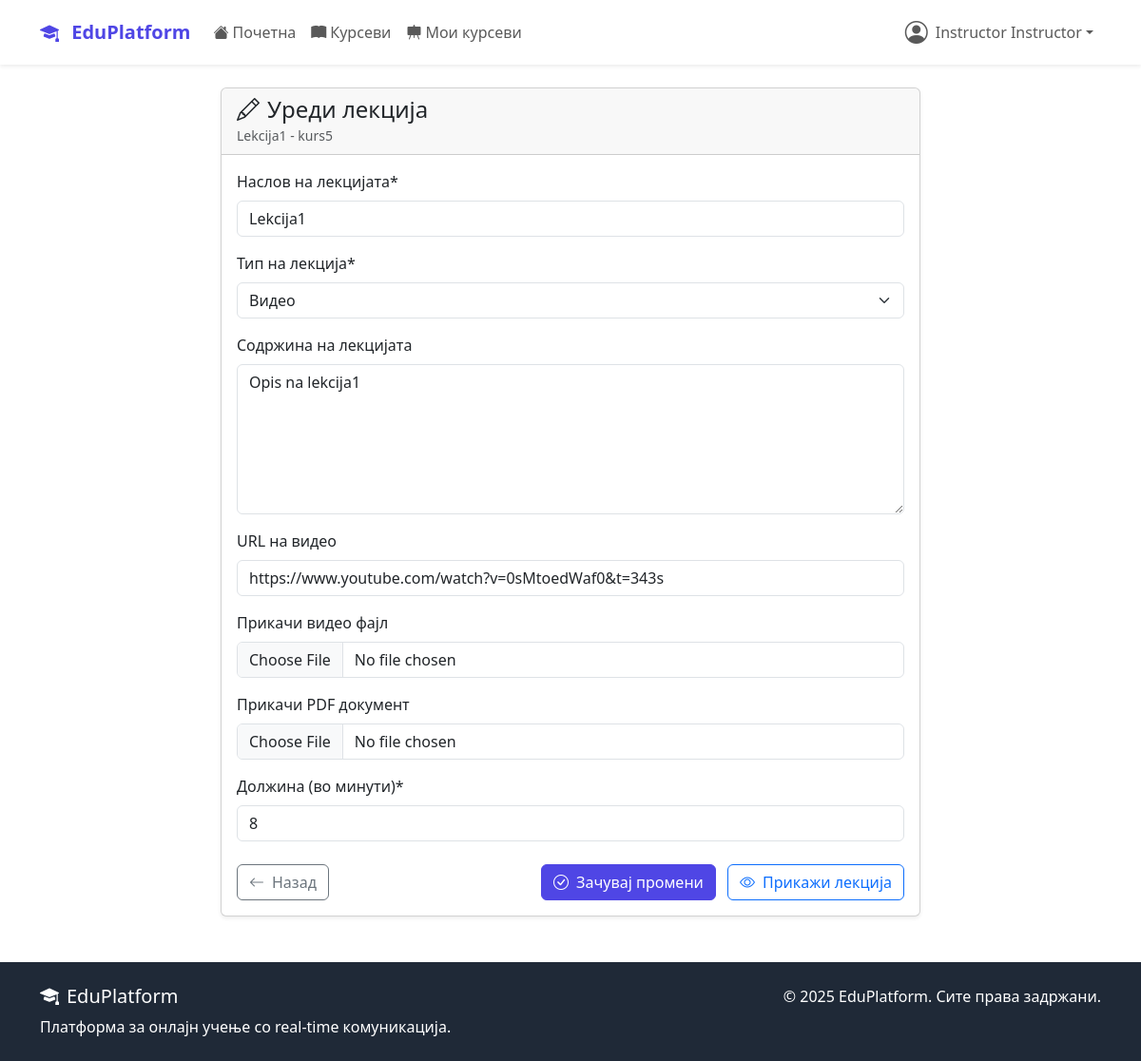
Screenshot of /courses/kurs5/lessons/1/edit/ (signed in) with the database file from the repository.
### accounts/models.py (models this page shows, shortened)
class User(AbstractUser):
    USER_TYPE_CHOICES = (
        ('student', 'Студент'),
        ('instructor', 'Инструктор'),
        ('admin', 'Администратор'),
    )
    user_type = models.CharField(
        max_length=20,
        choices=USER_TYPE_CHOICES,
        default='student'
    )
    bio = models.TextField(max_length=500, blank=True)
    profile_picture = models.ImageField(
        upload_to='profile_pics/',
        blank=True,  # Додадено
        null=True    # Додадено
    )
    birth_date = models.DateField(null=True, blank=True)
    phone_number = models.CharField(max_length=15, blank=True)
    created_at = models.DateTimeField(auto_now_add=True)
    updated_at = models.DateTimeField(auto_now=True)

### courses/models.py (models this page shows, shortened)
class Lesson(models.Model):
    LESSON_TYPE_CHOICES = (
        ('video', 'Видео'),
        ('text', 'Текст'),
        ('pdf', 'PDF документ'),
    )
    course = models.ForeignKey(Course, on_delete=models.CASCADE, related_name='lessons')
    title = models.CharField(max_length=200)
    content = models.TextField(blank=True)
    video_url = models.URLField(blank=True)
    video_file = models.FileField(upload_to='lesson_videos/', blank=True)
    pdf_file = models.FileField(upload_to='lesson_pdfs/', blank=True, null=True)
    lesson_type = models.CharField(max_length=20, choices=LESSON_TYPE_CHOICES)
    order = models.PositiveIntegerField()
    duration_minutes = models.PositiveIntegerField(default=0)
    is_free = models.BooleanField(default=False)
    created_at = models.DateTimeField(auto_now_add=True)
    class Meta:
        ordering = ['course', 'order']
        unique_together = ['course', 'order']

class Course(models.Model):
    DIFFICULTY_CHOICES = (
        ('beginner', 'Почетник'),
        ('intermediate', 'Средно'),
        ('advanced', 'Напредно'),
    )
    STATUS_CHOICES = (
        ('draft', 'Нацрт'),
        ('published', 'Објавен'),
        ('archived', 'Архивиран'),
    )
    title = models.CharField(max_length=200)
    slug = models.SlugField(unique=True, blank=True, max_length=250)
    description = models.TextField()
    instructor = models.ForeignKey(
        settings.AUTH_USER_MODEL,
        on_delete=models.CASCADE,
        related_name='courses_taught'
    )
    category = models.ForeignKey(Category, on_delete=models.CASCADE)
    thumbnail = models.ImageField(upload_to='course_thumbnails/', blank=True)
    price = models.DecimalField(max_digits=8, decimal_places=2, default=0.00)
    difficulty = models.CharField(max_length=20, choices=DIFFICULTY_CHOICES)
    status = models.CharField(max_length=20, choices=STATUS_CHOICES, default='published')
    duration_hours = models.PositiveIntegerField(help_text="Должина во часови")
    max_students = models.PositiveIntegerField(null=True, blank=True)
    requirements = models.TextField(blank=True, help_text="Предуслови за курсот")
    what_you_learn = models.TextField(help_text="Што ќе научат студентите")
    created_at = models.DateTimeField(auto_now_add=True)
    updated_at = models.DateTimeField(auto_now=True)
    class Meta:
        ordering = ['-created_at']

### courses/views.py (the view, shortened to what this page needs)
# urls.py: path('<slug:slug>/lessons/<int:lesson_id>/edit/', views.LessonUpdateView.as_view(), name='edit_lesson'),
class LessonUpdateView(InstructorRequiredMixin, UpdateView):
    model = Lesson
    form_class = LessonForm
    template_name = 'courses/edit_lesson.html'
    pk_url_kwarg = 'lesson_id'
    def get_queryset(self):
        course_slug = self.kwargs['slug']
        return Lesson.objects.filter(course__slug=course_slug, course__instructor=self.request.user)
    def get_context_data(self, **kwargs):
        context = super().get_context_data(**kwargs)
        context['course'] = self.object.course
        return context

### courses/forms.py (shortened to what this page needs)
class LessonForm(forms.ModelForm):
    class Meta:
        model = Lesson
        fields = [
            'title', 'lesson_type', 'content', 'video_url', 'video_file', 'pdf_file',
            'duration_minutes',
        ]
        labels = {
            'title': 'Наслов на лекцијата',
            'content': 'Содржина на лекцијата',
            'lesson_type': 'Тип на лекција',
            'video_url': 'URL на видео',
            'video_file': 'Прикачи видео фајл',
            'pdf_file': 'Прикачи PDF документ',
            'duration_minutes': 'Должина (во минути)',
        }
        widgets = {
            'title': forms.TextInput(attrs={'class': 'form-control'}),
            'content': forms.Textarea(attrs={'rows': 6, 'class': 'form-control'}),
            'lesson_type': forms.Select(attrs={'class': 'form-select'}),
            'video_url': forms.URLInput(attrs={'class': 'form-control'}),
            'video_file': forms.FileInput(attrs={'class': 'form-control'}),
            'pdf_file': forms.FileInput(attrs={'class': 'form-control', 'accept': '.pdf'}),
            'duration_minutes': forms.NumberInput(attrs={'min': 1, 'class': 'form-control'}),
        }

### courses/views.py (called while the page is built)
    def test_func(self):
        return self.request.user.is_authenticated and self.request.user.user_type in ['instructor', 'admin']

### templates/courses/edit_lesson.html (shortened to what this page needs)
{% extends 'base.html' %}
{% load crispy_forms_tags %}
{% block content %}
<div class="container mt-4">
    <div class="row justify-content-center">
        <div class="col-lg-8">
            <div class="card shadow-sm">
                <div class="card-header">
                    <h4 class="mb-0"><i class="bi bi-pencil me-2"></i>Уреди лекција</h4>
                    <small class="text-muted">{{ lesson.title }} - {{ course.title }}</small>
                </div>
                <div class="card-body">
                    <form method="post" enctype="multipart/form-data">
                        {{ form|crispy }}
                        <div class="d-flex justify-content-between mt-4">
                            <a href="{% url 'courses:manage' course.slug %}" class="btn btn-outline-secondary">
                                <i class="bi bi-arrow-left me-2"></i>Назад
                            </a>
                            <div>
                                <button type="submit" class="btn btn-primary me-2">
                                    <i class="bi bi-check-circle me-2"></i>Зачувај промени
                                </button>
                                <a href="{% url 'courses:lesson_detail' course.slug lesson.id %}" class="btn btn-outline-primary">
                                    <i class="bi bi-eye me-2"></i>Прикажи лекција
                                </a>
                            </div>
                        </div>
                    </form>
                </div>
            </div>
        </div>
    </div>
</div>
{% endblock %}

### templates/base.html (shortened to what this page needs)
<!DOCTYPE html>
<html lang="mk">
<head>
    <link href="https://cdn.jsdelivr.net/npm/bootstrap@5.3.2/dist/css/bootstrap.min.css" rel="stylesheet">
    <link rel="stylesheet" href="https://cdn.jsdelivr.net/npm/bootstrap-icons@1.11.1/font/bootstrap-icons.css">
</head>
<body class="d-flex flex-column min-vh-100">
    <nav class="navbar navbar-expand-lg navbar-light bg-white shadow-sm">
        <div class="container">
            <a class="navbar-brand" href="{% url 'dashboard:home' %}">
                <i class="bi bi-mortarboard-fill me-2"></i>
                EduPlatform
            </a>
            <div class="collapse navbar-collapse" id="navbarNav">
                <ul class="navbar-nav me-auto">
                    <li class="nav-item">
                        <a class="nav-link" href="{% url 'dashboard:home' %}">
                            <i class="bi bi-house-fill me-1"></i>Почетна
                        </a>
                    </li>
                    <li class="nav-item">
                        <a class="nav-link" href="{% url 'courses:list' %}">
                            <i class="bi bi-book-fill me-1"></i>Курсеви
                        </a>
                    </li>
                    {% if user.is_authenticated and user.user_type == 'instructor' %}
                    <li class="nav-item">
                        <a class="nav-link" href="{% url 'courses:my_courses' %}">
                            <i class="bi bi-easel-fill me-1"></i>Мои курсеви
                        </a>
                    </li>
                    {% endif %}
                </ul>
                <ul class="navbar-nav">
                    {% if user.is_authenticated %}
                        <li class="nav-item dropdown">
                            <a class="nav-link dropdown-toggle d-flex align-items-center" href="#"
                               id="navbarDropdown" role="button" data-bs-toggle="dropdown">
                                {% if user.profile_picture %}
                                    <img src="{{ user.profile_picture.url }}" alt="Профил"
                                         class="rounded-circle me-2" width="32" height="32">
                                {% else %}
                                    <i class="bi bi-person-circle me-2 fs-4"></i>
                                {% endif %}
                                {{ user.get_full_name|default:user.username }}
                            </a>
                        </li>
                    {% endif %}
                </ul>
            </div>
        </div>
    </nav>
    <main class="flex-grow-1">
        {% block content %}{% endblock %}
    </main>
    <footer class="footer mt-5 py-4">
        <div class="container">
            <div class="row">
                <div class="col-md-6">
                    <h5><i class="bi bi-mortarboard-fill me-2"></i>EduPlatform</h5>
                    <p class="mb-0">Платформа за онлајн учење со real-time комуникација.</p>
                </div>
                <div class="col-md-6 text-md-end">
                    <p class="mb-0">&copy; 2025 EduPlatform. Сите права задржани.</p>
                </div>
            </div>
        </div>
    </footer>
</body>
</html>

### templates/base.html (style rules this page uses)
:root { --primary-color: #4f46e5; --secondary-color: #6366f1; --success-color: #10b981; --warning-color: #f59e0b; --danger-color: #ef4444; --dark-color: #1f2937; --light-color: #f8fafc; }
.navbar-brand { font-weight: bold; color: var(--primary-color) !important; }
.btn-primary { background-color: var(--primary-color); border-color: var(--primary-color); }
.footer { background-color: var(--dark-color); color: white; margin-top: auto; }

### rows the page displays
User: get_full_name "Instructor Instructor"
Lesson: title "Lekcija1", lesson_type "Видео", content "Opis na lekcija1", video_url "https://www.youtube.com/watch?v=0sMtoedWaf0&t=343s", duration_minutes "8"
Course: title "kurs5"
